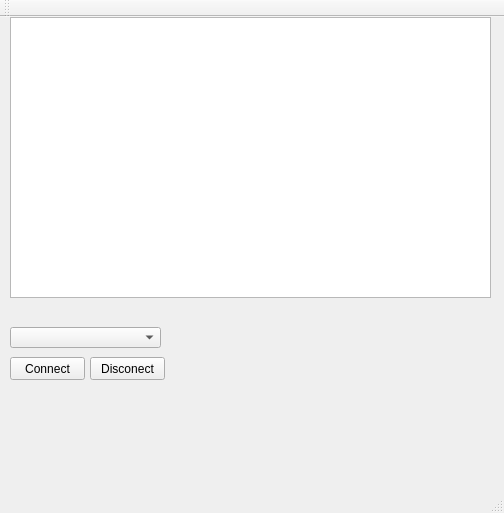
<?xml version="1.0" encoding="UTF-8"?>
<ui version="4.0">
 <class>MainWindow</class>
 <widget class="QMainWindow" name="MainWindow">
  <property name="geometry">
   <rect>
    <x>0</x>
    <y>0</y>
    <width>504</width>
    <height>513</height>
   </rect>
  </property>
  <property name="windowTitle">
   <string>PowerFC Serial Emulator</string>
  </property>
  <widget class="QWidget" name="centralWidget">
   <widget class="QTextBrowser" name="txtConsole">
    <property name="geometry">
     <rect>
      <x>10</x>
      <y>0</y>
      <width>481</width>
      <height>281</height>
     </rect>
    </property>
   </widget>
   <widget class="QComboBox" name="comboBox">
    <property name="geometry">
     <rect>
      <x>10</x>
      <y>310</y>
      <width>151</width>
      <height>21</height>
     </rect>
    </property>
   </widget>
   <widget class="QPushButton" name="btnDisconnect">
    <property name="geometry">
     <rect>
      <x>90</x>
      <y>340</y>
      <width>75</width>
      <height>23</height>
     </rect>
    </property>
    <property name="text">
     <string>Disconect</string>
    </property>
   </widget>
   <widget class="QPushButton" name="btnconnect">
    <property name="geometry">
     <rect>
      <x>10</x>
      <y>340</y>
      <width>75</width>
      <height>23</height>
     </rect>
    </property>
    <property name="text">
     <string>Connect</string>
    </property>
   </widget>
  </widget>
  <widget class="QMenuBar" name="menuBar">
   <property name="geometry">
    <rect>
     <x>0</x>
     <y>0</y>
     <width>504</width>
     <height>21</height>
    </rect>
   </property>
  </widget>
  <widget class="QToolBar" name="mainToolBar">
   <attribute name="toolBarArea">
    <enum>TopToolBarArea</enum>
   </attribute>
   <attribute name="toolBarBreak">
    <bool>false</bool>
   </attribute>
  </widget>
  <widget class="QStatusBar" name="statusBar"/>
 </widget>
 <layoutdefault spacing="6" margin="11"/>
 <resources/>
 <connections/>
</ui>
